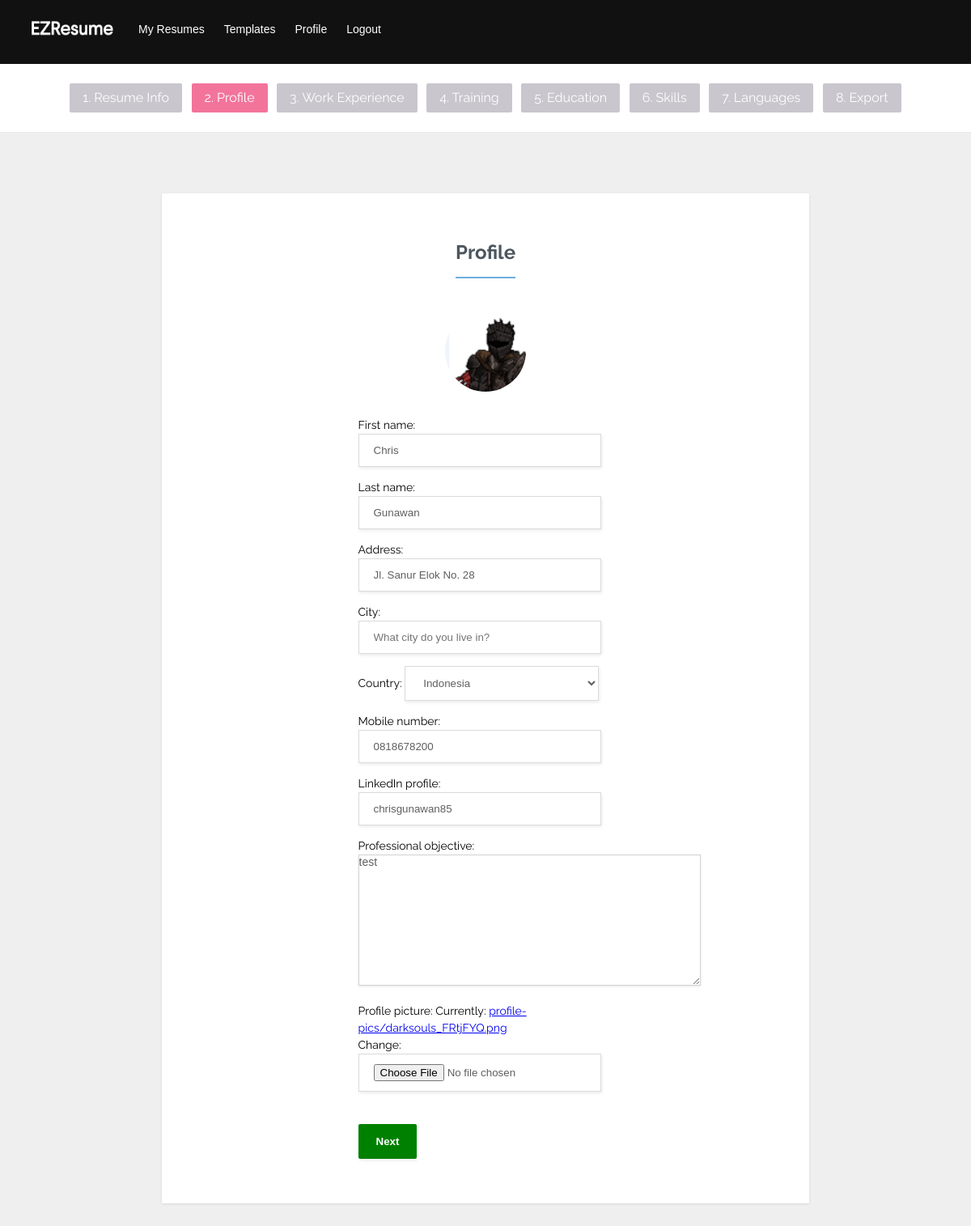
The page /app/edit-profile-form/ (signed in) on the database as committed earlier.
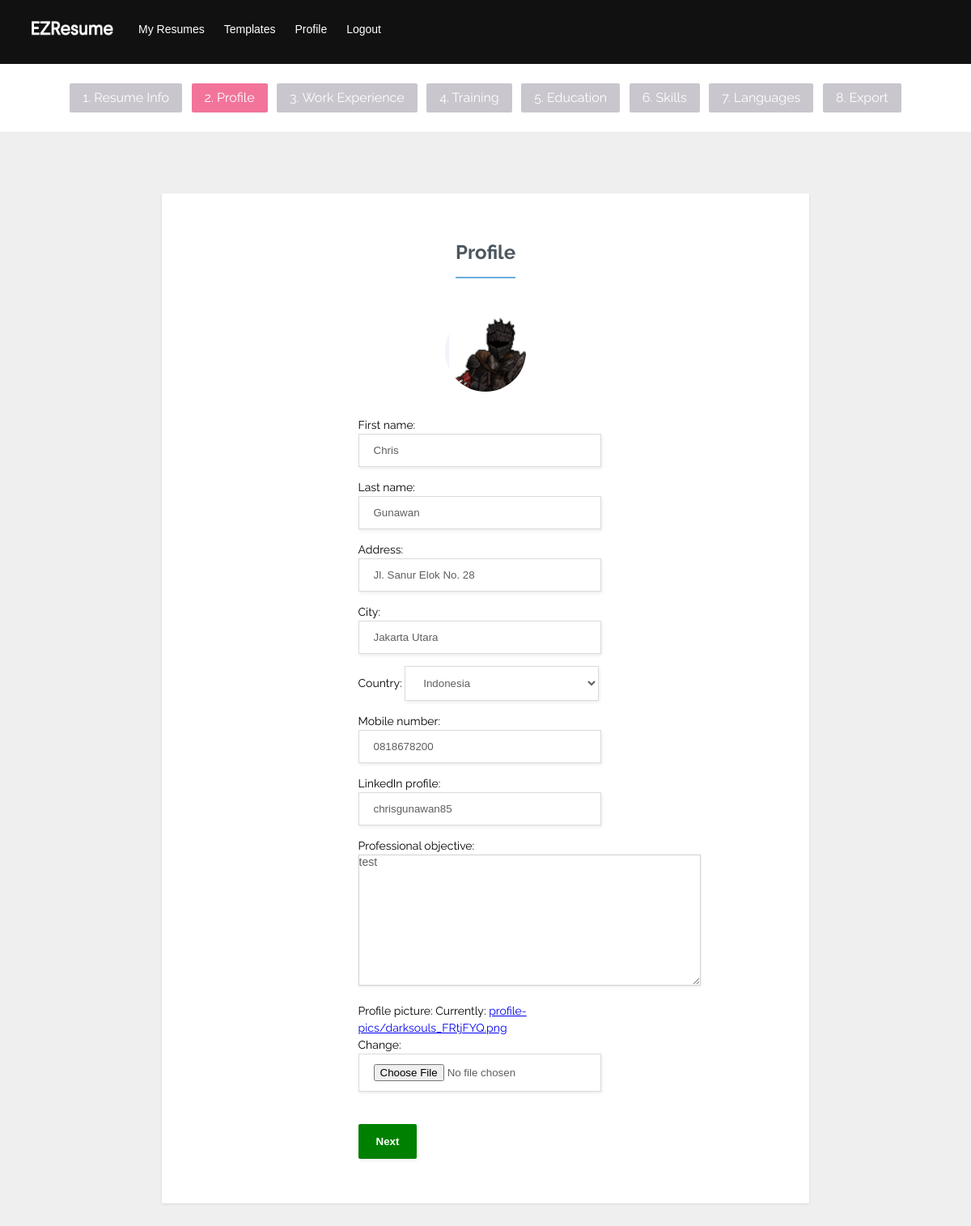
The same page on the database as committed later.
### users/models.py (models this page shows, shortened)
class Profile(models.Model):
    user = models.OneToOneField(User, on_delete=models.CASCADE)
    phone_number = models.CharField(max_length=255, blank=True)
    address = models.CharField(max_length=255, blank=True)
    city = models.CharField(max_length=255, blank=True)
    country = CountryField(blank_label='(Select country)')
    linked_in = models.CharField(max_length=255, blank=True)
    objective = models.TextField(blank=True)
    profile_pic = models.ImageField(default="profile-pics/default.jpg/", upload_to="profile-pics")

### resumes/views.py (the view)
# urls.py: path('edit-profile-form/', views.edit_profile_form, name='edit-profile-form'),
@login_required()
def edit_profile_form(request):
    if request.method == 'POST':
        u_form = CustomUserChangeForm(request.POST, instance=request.user)
        p_form = ProfileUpdateForm(request.POST, request.FILES, instance=request.user.profile)
        if u_form.is_valid() and p_form.is_valid():
            u_form.save()
            p_form.save()
            messages.success(request, 'Your profile has been saved!')
            return HttpResponseRedirect(reverse('resumes:edit-work-experience'))
    else:
        u_form = CustomUserChangeForm(instance=request.user)
        p_form = ProfileUpdateForm(instance=request.user.profile)
    context = {'p_form': p_form,
               'u_form': u_form,
               }
    return render(request, 'resumes/profile_form.html', context)

### resumes/forms.py
class ProfileUpdateForm(ModelForm):
    class Meta:
        model = Profile
        fields = ['address', 'city', 'country', 'phone_number', 'linked_in', 'objective', 'profile_pic', ]
        widgets = {'objective': Textarea(attrs={'class': 'objective-box', 'cols': 50, 'rows': 10}),
                   'city': TextInput(attrs={'placeholder': 'What city do you live in?'}),
                   }
        labels = {"linked_in": "LinkedIn profile",
                  "phone_number": "Mobile number",
                  "profile_pic": "Profile picture",
                  "objective": "Professional objective",
                  }

### users/forms.py
class CustomUserChangeForm(forms.ModelForm):
    class Meta:
        model = User
        fields = ('first_name', 'last_name', )

### resumes/templates/resumes/profile_form.html (shortened to what this page needs)
{% extends 'resumes/layout.html' %}
{% load static %}
{% block subheader %}
    <div class="sub-header">
        <ul>
            <li><a href="#">1. Resume Info</a></li>
            <li><a href="#"  class="active">2. Profile</a></li>
            <li><a href="#">3. Work Experience</a></li>
            <li><a href="#">4. Training</a></li>
            <li><a href="#">5. Education</a></li>
            <li><a href="#">6. Skills</a></li>
            <li><a href="#">7. Languages</a></li>
            <li><a href="#">8. Export</a></li>
        </ul>
    </div>
{% endblock %}
{% block content %}
<form class="form-labels-on-top" method="POST" enctype="multipart/form-data">
    <div class="form-title-row">
        <h1>Profile</h1>
    </div>
    <div class="image-cropper">
        <img src="{{ user.profile.profile_pic.url }}">
    </div>
    <div class="form-row">
        {{ u_form.as_p }}
        {{ p_form.as_p }}
    </div>
    <div class="form-row">
        <button type="submit">Next</button>
    </div>
</form>
{% endblock %}

Rows that differ between the two databases and show on the page:
changed Profile "Jl. Sanur Elok No. 28": city (not shown) → "Jakarta Utara"
